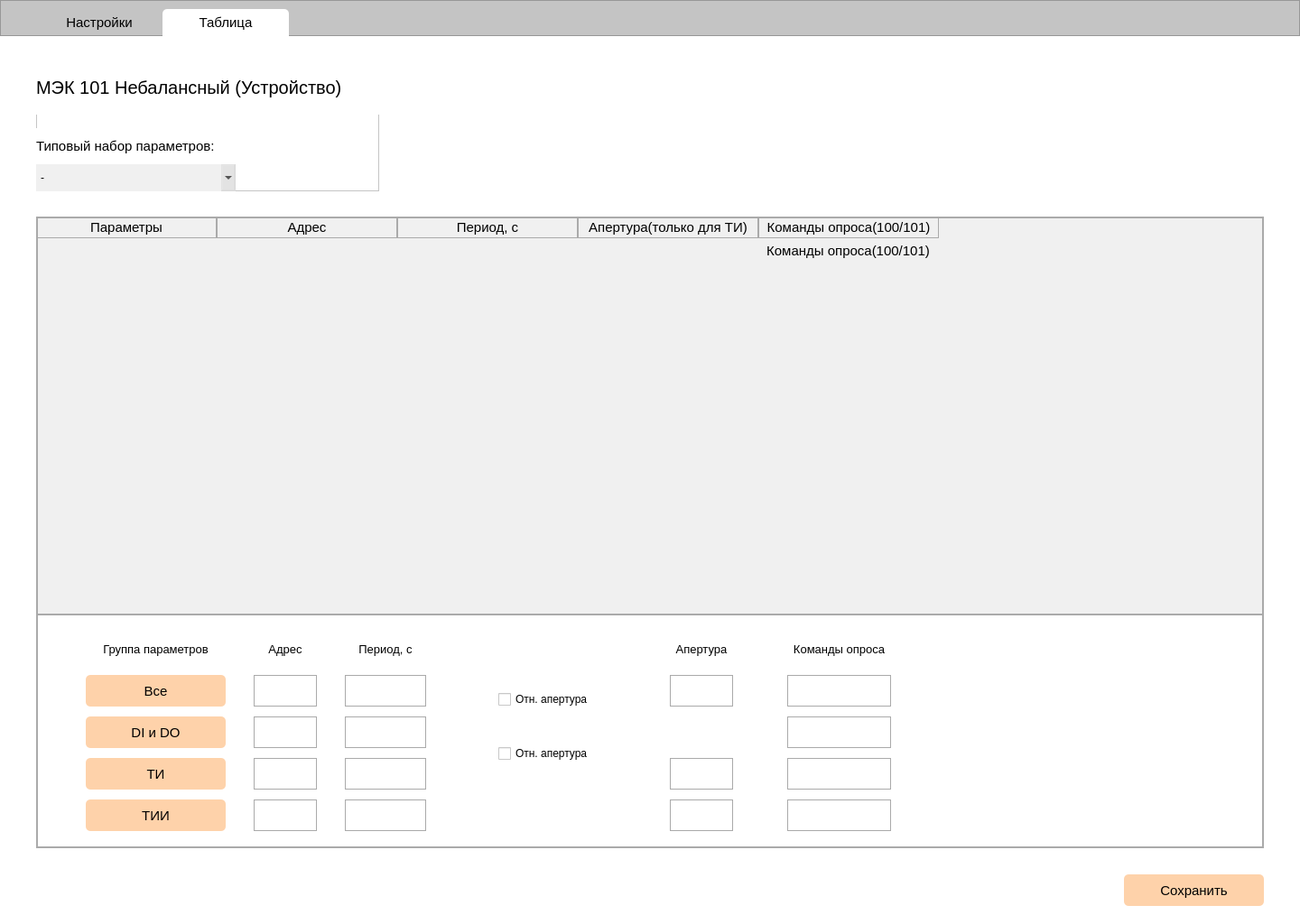
<?xml version="1.0" encoding="UTF-8"?>
<ui version="4.0">
 <class>Form</class>
 <widget class="QWidget" name="Form">
  <property name="geometry">
   <rect>
    <x>0</x>
    <y>0</y>
    <width>1440</width>
    <height>1024</height>
   </rect>
  </property>
  <property name="font">
   <font>
    <pointsize>8</pointsize>
   </font>
  </property>
  <property name="windowTitle">
   <string>Telemechanics</string>
  </property>
  <property name="styleSheet">
   <string notr="true">QWidget {
	background-color: white;
}</string>
  </property>
  <widget class="QFrame" name="frame_8">
   <property name="geometry">
    <rect>
     <x>0</x>
     <y>0</y>
     <width>1440</width>
     <height>40</height>
    </rect>
   </property>
   <property name="styleSheet">
    <string notr="true">QFrame { background-color: #c4c4c4; }</string>
   </property>
   <property name="frameShape">
    <enum>QFrame::StyledPanel</enum>
   </property>
   <property name="frameShadow">
    <enum>QFrame::Raised</enum>
   </property>
   <widget class="QPushButton" name="pushButton">
    <property name="geometry">
     <rect>
      <x>40</x>
      <y>10</y>
      <width>140</width>
      <height>30</height>
     </rect>
    </property>
    <property name="font">
     <font>
      <pointsize>11</pointsize>
     </font>
    </property>
    <property name="styleSheet">
     <string notr="true">QPushButton { border: none; border-top-left-radius: 5px; border-top-right-radius: 5px; background-color: transparent; }</string>
    </property>
    <property name="text">
     <string>Настройки</string>
    </property>
   </widget>
   <widget class="QPushButton" name="pushButton_2">
    <property name="geometry">
     <rect>
      <x>180</x>
      <y>10</y>
      <width>140</width>
      <height>30</height>
     </rect>
    </property>
    <property name="font">
     <font>
      <pointsize>11</pointsize>
     </font>
    </property>
    <property name="styleSheet">
     <string notr="true">QPushButton { border: none; border-top-left-radius: 5px; border-top-right-radius: 5px; }</string>
    </property>
    <property name="text">
     <string>Таблица</string>
    </property>
   </widget>
  </widget>
  <widget class="QFrame" name="frame_9">
   <property name="geometry">
    <rect>
     <x>40</x>
     <y>67</y>
     <width>380</width>
     <height>145</height>
    </rect>
   </property>
   <property name="frameShape">
    <enum>QFrame::StyledPanel</enum>
   </property>
   <property name="frameShadow">
    <enum>QFrame::Raised</enum>
   </property>
   <widget class="QLabel" name="label_8">
    <property name="geometry">
     <rect>
      <x>0</x>
      <y>0</y>
      <width>380</width>
      <height>60</height>
     </rect>
    </property>
    <property name="font">
     <font>
      <pointsize>15</pointsize>
     </font>
    </property>
    <property name="text">
     <string>МЭК 101 Небалансный (Устройство)</string>
    </property>
   </widget>
   <widget class="QFrame" name="frame_16">
    <property name="geometry">
     <rect>
      <x>0</x>
      <y>75</y>
      <width>221</width>
      <height>70</height>
     </rect>
    </property>
    <property name="styleSheet">
     <string notr="true">QFrame { border: none; }</string>
    </property>
    <property name="frameShape">
     <enum>QFrame::StyledPanel</enum>
    </property>
    <property name="frameShadow">
     <enum>QFrame::Raised</enum>
    </property>
    <widget class="QLabel" name="label_15">
     <property name="geometry">
      <rect>
       <x>0</x>
       <y>0</y>
       <width>221</width>
       <height>40</height>
      </rect>
     </property>
     <property name="font">
      <font>
       <pointsize>11</pointsize>
      </font>
     </property>
     <property name="text">
      <string>Типовый набор параметров:</string>
     </property>
    </widget>
    <widget class="QComboBox" name="comboBox">
     <property name="geometry">
      <rect>
       <x>0</x>
       <y>40</y>
       <width>221</width>
       <height>30</height>
      </rect>
     </property>
     <property name="styleSheet">
      <string notr="true">QComboBox { border: none; background-color: rgb(130, 130, 130, 30); }</string>
     </property>
     <item>
      <property name="text">
       <string>-</string>
      </property>
     </item>
    </widget>
   </widget>
  </widget>
  <widget class="QPushButton" name="pushButton_3">
   <property name="geometry">
    <rect>
     <x>1245</x>
     <y>969</y>
     <width>155</width>
     <height>35</height>
    </rect>
   </property>
   <property name="font">
    <font>
     <pointsize>11</pointsize>
    </font>
   </property>
   <property name="styleSheet">
    <string notr="true">QPushButton { border-radius: 5px; background-color: #FED2AA; }</string>
   </property>
   <property name="text">
    <string>Сохранить</string>
   </property>
  </widget>
  <widget class="QFrame" name="frame">
   <property name="geometry">
    <rect>
     <x>40</x>
     <y>240</y>
     <width>1360</width>
     <height>700</height>
    </rect>
   </property>
   <property name="styleSheet">
    <string notr="true">QFrame { background-color: rgba(130, 130, 130, 30); border: 2px solid #aaa; }</string>
   </property>
   <property name="frameShape">
    <enum>QFrame::StyledPanel</enum>
   </property>
   <property name="frameShadow">
    <enum>QFrame::Raised</enum>
   </property>
   <widget class="QTableWidget" name="tableWidget">
    <property name="geometry">
     <rect>
      <x>0</x>
      <y>0</y>
      <width>1000</width>
      <height>700</height>
     </rect>
    </property>
    <property name="styleSheet">
     <string notr="true">QTableWidget { border: none; }
QTableWidget QHeaderView { border: none; }
QTableWidget, QTableWidget QHeaderView:section, QTableWidget QHeaderView {
	 background-color: transparent; 
}
QHeaderView::section { border: 1px solid #aaa; }</string>
    </property>
    <property name="textElideMode">
     <enum>Qt::ElideLeft</enum>
    </property>
    <property name="verticalScrollMode">
     <enum>QAbstractItemView::ScrollPerItem</enum>
    </property>
    <property name="showGrid">
     <bool>true</bool>
    </property>
    <property name="wordWrap">
     <bool>true</bool>
    </property>
    <property name="rowCount">
     <number>16</number>
    </property>
    <attribute name="horizontalHeaderCascadingSectionResizes">
     <bool>false</bool>
    </attribute>
    <attribute name="horizontalHeaderDefaultSectionSize">
     <number>200</number>
    </attribute>
    <attribute name="horizontalHeaderHighlightSections">
     <bool>false</bool>
    </attribute>
    <attribute name="horizontalHeaderShowSortIndicator" stdset="0">
     <bool>false</bool>
    </attribute>
    <attribute name="horizontalHeaderStretchLastSection">
     <bool>false</bool>
    </attribute>
    <attribute name="verticalHeaderVisible">
     <bool>false</bool>
    </attribute>
    <row>
     <property name="text">
      <string>1</string>
     </property>
    </row>
    <row>
     <property name="text">
      <string>2</string>
     </property>
    </row>
    <row>
     <property name="text">
      <string>3</string>
     </property>
    </row>
    <row>
     <property name="text">
      <string>4</string>
     </property>
    </row>
    <row>
     <property name="text">
      <string>5</string>
     </property>
    </row>
    <row>
     <property name="text">
      <string>6</string>
     </property>
    </row>
    <row>
     <property name="text">
      <string>7</string>
     </property>
    </row>
    <row>
     <property name="text">
      <string>8</string>
     </property>
    </row>
    <row>
     <property name="text">
      <string>9</string>
     </property>
    </row>
    <row>
     <property name="text">
      <string>10</string>
     </property>
    </row>
    <row>
     <property name="text">
      <string>11</string>
     </property>
    </row>
    <row>
     <property name="text">
      <string>12</string>
     </property>
    </row>
    <row>
     <property name="text">
      <string>13</string>
     </property>
    </row>
    <row>
     <property name="text">
      <string>15</string>
     </property>
    </row>
    <row/>
    <row/>
    <column>
     <property name="text">
      <string>Параметры</string>
     </property>
     <property name="font">
      <font>
       <pointsize>11</pointsize>
      </font>
     </property>
    </column>
    <column>
     <property name="text">
      <string>Адрес</string>
     </property>
     <property name="font">
      <font>
       <pointsize>11</pointsize>
      </font>
     </property>
     <property name="background">
      <color alpha="0">
       <red>0</red>
       <green>0</green>
       <blue>0</blue>
      </color>
     </property>
    </column>
    <column>
     <property name="text">
      <string>Период, с</string>
     </property>
     <property name="font">
      <font>
       <pointsize>11</pointsize>
      </font>
     </property>
     <property name="background">
      <color alpha="0">
       <red>0</red>
       <green>0</green>
       <blue>0</blue>
      </color>
     </property>
    </column>
    <column>
     <property name="text">
      <string>Апертура(только для ТИ)</string>
     </property>
     <property name="font">
      <font>
       <pointsize>11</pointsize>
      </font>
     </property>
    </column>
    <column>
     <property name="text">
      <string>Команды опроса(100/101)</string>
     </property>
     <property name="font">
      <font>
       <pointsize>11</pointsize>
      </font>
     </property>
     <property name="background">
      <color alpha="0">
       <red>0</red>
       <green>0</green>
       <blue>0</blue>
      </color>
     </property>
    </column>
    <item row="0" column="4">
     <property name="text">
      <string>Команды опроса(100/101)</string>
     </property>
     <property name="font">
      <font>
       <pointsize>11</pointsize>
      </font>
     </property>
     <property name="textAlignment">
      <set>AlignCenter</set>
     </property>
     <property name="flags">
      <set>ItemIsSelectable|ItemIsDragEnabled|ItemIsDropEnabled|ItemIsUserCheckable|ItemIsEnabled</set>
     </property>
    </item>
   </widget>
   <widget class="QFrame" name="frame_2">
    <property name="geometry">
     <rect>
      <x>0</x>
      <y>440</y>
      <width>1360</width>
      <height>260</height>
     </rect>
    </property>
    <property name="styleSheet">
     <string notr="true">QFrame { background-color: white; border: 2px solid #aaa; }</string>
    </property>
    <property name="frameShape">
     <enum>QFrame::StyledPanel</enum>
    </property>
    <property name="frameShadow">
     <enum>QFrame::Raised</enum>
    </property>
    <widget class="QFrame" name="frame_3">
     <property name="geometry">
      <rect>
       <x>55</x>
       <y>22</y>
       <width>155</width>
       <height>219</height>
      </rect>
     </property>
     <property name="styleSheet">
      <string notr="true">QFrame { border: none; }</string>
     </property>
     <property name="frameShape">
      <enum>QFrame::StyledPanel</enum>
     </property>
     <property name="frameShadow">
      <enum>QFrame::Raised</enum>
     </property>
     <widget class="QLabel" name="label">
      <property name="geometry">
       <rect>
        <x>0</x>
        <y>0</y>
        <width>155</width>
        <height>35</height>
       </rect>
      </property>
      <property name="font">
       <font>
        <pointsize>10</pointsize>
       </font>
      </property>
      <property name="styleSheet">
       <string notr="true">QLabel { border: none; }</string>
      </property>
      <property name="text">
       <string>Группа параметров</string>
      </property>
      <property name="alignment">
       <set>Qt::AlignCenter</set>
      </property>
     </widget>
     <widget class="QPushButton" name="pushButton_4">
      <property name="geometry">
       <rect>
        <x>0</x>
        <y>46</y>
        <width>155</width>
        <height>35</height>
       </rect>
      </property>
      <property name="font">
       <font>
        <pointsize>11</pointsize>
       </font>
      </property>
      <property name="styleSheet">
       <string notr="true">QPushButton { border-radius: 5px; background-color: #FED2AA; }</string>
      </property>
      <property name="text">
       <string>Все</string>
      </property>
     </widget>
     <widget class="QPushButton" name="pushButton_7">
      <property name="geometry">
       <rect>
        <x>0</x>
        <y>138</y>
        <width>155</width>
        <height>35</height>
       </rect>
      </property>
      <property name="font">
       <font>
        <pointsize>11</pointsize>
       </font>
      </property>
      <property name="styleSheet">
       <string notr="true">QPushButton { border-radius: 5px; background-color: #FED2AA; }</string>
      </property>
      <property name="text">
       <string>ТИ</string>
      </property>
     </widget>
     <widget class="QPushButton" name="pushButton_5">
      <property name="geometry">
       <rect>
        <x>0</x>
        <y>92</y>
        <width>155</width>
        <height>35</height>
       </rect>
      </property>
      <property name="font">
       <font>
        <pointsize>11</pointsize>
       </font>
      </property>
      <property name="styleSheet">
       <string notr="true">QPushButton { border-radius: 5px; background-color: #FED2AA; }</string>
      </property>
      <property name="text">
       <string>DI и DO</string>
      </property>
     </widget>
     <widget class="QPushButton" name="pushButton_6">
      <property name="geometry">
       <rect>
        <x>0</x>
        <y>184</y>
        <width>155</width>
        <height>35</height>
       </rect>
      </property>
      <property name="font">
       <font>
        <pointsize>11</pointsize>
       </font>
      </property>
      <property name="styleSheet">
       <string notr="true">QPushButton { border-radius: 5px; background-color: #FED2AA; }</string>
      </property>
      <property name="text">
       <string>ТИИ</string>
      </property>
     </widget>
    </widget>
    <widget class="QFrame" name="frame_4">
     <property name="geometry">
      <rect>
       <x>241</x>
       <y>22</y>
       <width>70</width>
       <height>219</height>
      </rect>
     </property>
     <property name="styleSheet">
      <string notr="true">QFrame { border: none; }</string>
     </property>
     <property name="frameShape">
      <enum>QFrame::StyledPanel</enum>
     </property>
     <property name="frameShadow">
      <enum>QFrame::Raised</enum>
     </property>
     <widget class="QLabel" name="label_2">
      <property name="geometry">
       <rect>
        <x>0</x>
        <y>0</y>
        <width>70</width>
        <height>35</height>
       </rect>
      </property>
      <property name="font">
       <font>
        <pointsize>10</pointsize>
       </font>
      </property>
      <property name="styleSheet">
       <string notr="true">QLabel { border: none; }</string>
      </property>
      <property name="text">
       <string>Адрес</string>
      </property>
      <property name="alignment">
       <set>Qt::AlignCenter</set>
      </property>
     </widget>
     <widget class="QLineEdit" name="lineEdit">
      <property name="geometry">
       <rect>
        <x>0</x>
        <y>46</y>
        <width>70</width>
        <height>35</height>
       </rect>
      </property>
      <property name="styleSheet">
       <string notr="true">QLineEdit { border: 1px solid #aaa; }</string>
      </property>
     </widget>
     <widget class="QLineEdit" name="lineEdit_2">
      <property name="geometry">
       <rect>
        <x>0</x>
        <y>92</y>
        <width>70</width>
        <height>35</height>
       </rect>
      </property>
      <property name="styleSheet">
       <string notr="true">QLineEdit { border: 1px solid #aaa; }</string>
      </property>
     </widget>
     <widget class="QLineEdit" name="lineEdit_3">
      <property name="geometry">
       <rect>
        <x>0</x>
        <y>138</y>
        <width>70</width>
        <height>35</height>
       </rect>
      </property>
      <property name="styleSheet">
       <string notr="true">QLineEdit { border: 1px solid #aaa; }</string>
      </property>
     </widget>
     <widget class="QLineEdit" name="lineEdit_4">
      <property name="geometry">
       <rect>
        <x>0</x>
        <y>184</y>
        <width>70</width>
        <height>35</height>
       </rect>
      </property>
      <property name="styleSheet">
       <string notr="true">QLineEdit { border: 1px solid #aaa; }</string>
      </property>
     </widget>
    </widget>
    <widget class="QFrame" name="frame_6">
     <property name="geometry">
      <rect>
       <x>342</x>
       <y>22</y>
       <width>90</width>
       <height>219</height>
      </rect>
     </property>
     <property name="styleSheet">
      <string notr="true">QFrame { border: none; }</string>
     </property>
     <property name="frameShape">
      <enum>QFrame::StyledPanel</enum>
     </property>
     <property name="frameShadow">
      <enum>QFrame::Raised</enum>
     </property>
     <widget class="QLabel" name="label_4">
      <property name="geometry">
       <rect>
        <x>0</x>
        <y>0</y>
        <width>90</width>
        <height>35</height>
       </rect>
      </property>
      <property name="font">
       <font>
        <pointsize>10</pointsize>
       </font>
      </property>
      <property name="styleSheet">
       <string notr="true">QLabel { border: none; }</string>
      </property>
      <property name="text">
       <string>Период, с</string>
      </property>
      <property name="alignment">
       <set>Qt::AlignCenter</set>
      </property>
     </widget>
     <widget class="QLineEdit" name="lineEdit_9">
      <property name="geometry">
       <rect>
        <x>0</x>
        <y>46</y>
        <width>90</width>
        <height>35</height>
       </rect>
      </property>
      <property name="styleSheet">
       <string notr="true">QLineEdit { border: 1px solid #aaa; }</string>
      </property>
     </widget>
     <widget class="QLineEdit" name="lineEdit_10">
      <property name="geometry">
       <rect>
        <x>0</x>
        <y>92</y>
        <width>90</width>
        <height>35</height>
       </rect>
      </property>
      <property name="styleSheet">
       <string notr="true">QLineEdit { border: 1px solid #aaa; }</string>
      </property>
     </widget>
     <widget class="QLineEdit" name="lineEdit_11">
      <property name="geometry">
       <rect>
        <x>0</x>
        <y>138</y>
        <width>90</width>
        <height>35</height>
       </rect>
      </property>
      <property name="styleSheet">
       <string notr="true">QLineEdit { border: 1px solid #aaa; }</string>
      </property>
     </widget>
     <widget class="QLineEdit" name="lineEdit_12">
      <property name="geometry">
       <rect>
        <x>0</x>
        <y>184</y>
        <width>90</width>
        <height>35</height>
       </rect>
      </property>
      <property name="styleSheet">
       <string notr="true">QLineEdit { border: 1px solid #aaa; }</string>
      </property>
     </widget>
    </widget>
    <widget class="QCheckBox" name="checkBox">
     <property name="geometry">
      <rect>
       <x>512</x>
       <y>80</y>
       <width>110</width>
       <height>30</height>
      </rect>
     </property>
     <property name="text">
      <string>Отн. апертура</string>
     </property>
    </widget>
    <widget class="QCheckBox" name="checkBox_2">
     <property name="geometry">
      <rect>
       <x>512</x>
       <y>140</y>
       <width>110</width>
       <height>30</height>
      </rect>
     </property>
     <property name="text">
      <string>Отн. апертура</string>
     </property>
    </widget>
    <widget class="QFrame" name="frame_10">
     <property name="geometry">
      <rect>
       <x>702</x>
       <y>22</y>
       <width>70</width>
       <height>219</height>
      </rect>
     </property>
     <property name="styleSheet">
      <string notr="true">QFrame { border: none; }</string>
     </property>
     <property name="frameShape">
      <enum>QFrame::StyledPanel</enum>
     </property>
     <property name="frameShadow">
      <enum>QFrame::Raised</enum>
     </property>
     <widget class="QLabel" name="label_6">
      <property name="geometry">
       <rect>
        <x>0</x>
        <y>0</y>
        <width>70</width>
        <height>35</height>
       </rect>
      </property>
      <property name="font">
       <font>
        <pointsize>10</pointsize>
       </font>
      </property>
      <property name="styleSheet">
       <string notr="true">QLabel { border: none; }</string>
      </property>
      <property name="text">
       <string>Апертура</string>
      </property>
      <property name="alignment">
       <set>Qt::AlignCenter</set>
      </property>
     </widget>
     <widget class="QLineEdit" name="lineEdit_17">
      <property name="geometry">
       <rect>
        <x>0</x>
        <y>46</y>
        <width>70</width>
        <height>35</height>
       </rect>
      </property>
      <property name="styleSheet">
       <string notr="true">QLineEdit { border: 1px solid #aaa; }</string>
      </property>
     </widget>
     <widget class="QLineEdit" name="lineEdit_19">
      <property name="geometry">
       <rect>
        <x>0</x>
        <y>138</y>
        <width>70</width>
        <height>35</height>
       </rect>
      </property>
      <property name="styleSheet">
       <string notr="true">QLineEdit { border: 1px solid #aaa; }</string>
      </property>
     </widget>
     <widget class="QLineEdit" name="lineEdit_20">
      <property name="geometry">
       <rect>
        <x>0</x>
        <y>184</y>
        <width>70</width>
        <height>35</height>
       </rect>
      </property>
      <property name="styleSheet">
       <string notr="true">QLineEdit { border: 1px solid #aaa; }</string>
      </property>
     </widget>
    </widget>
    <widget class="QFrame" name="frame_12">
     <property name="geometry">
      <rect>
       <x>832</x>
       <y>22</y>
       <width>115</width>
       <height>219</height>
      </rect>
     </property>
     <property name="styleSheet">
      <string notr="true">QFrame { border: none; }</string>
     </property>
     <property name="frameShape">
      <enum>QFrame::StyledPanel</enum>
     </property>
     <property name="frameShadow">
      <enum>QFrame::Raised</enum>
     </property>
     <widget class="QLabel" name="label_9">
      <property name="geometry">
       <rect>
        <x>0</x>
        <y>0</y>
        <width>115</width>
        <height>35</height>
       </rect>
      </property>
      <property name="font">
       <font>
        <pointsize>10</pointsize>
       </font>
      </property>
      <property name="styleSheet">
       <string notr="true">QLabel { border: none; }</string>
      </property>
      <property name="text">
       <string>Команды опроса</string>
      </property>
      <property name="alignment">
       <set>Qt::AlignCenter</set>
      </property>
     </widget>
     <widget class="QLineEdit" name="lineEdit_24">
      <property name="geometry">
       <rect>
        <x>0</x>
        <y>46</y>
        <width>115</width>
        <height>35</height>
       </rect>
      </property>
      <property name="styleSheet">
       <string notr="true">QLineEdit { border: 1px solid #aaa; }</string>
      </property>
     </widget>
     <widget class="QLineEdit" name="lineEdit_25">
      <property name="geometry">
       <rect>
        <x>0</x>
        <y>92</y>
        <width>115</width>
        <height>35</height>
       </rect>
      </property>
      <property name="styleSheet">
       <string notr="true">QLineEdit { border: 1px solid #aaa; }</string>
      </property>
     </widget>
     <widget class="QLineEdit" name="lineEdit_26">
      <property name="geometry">
       <rect>
        <x>0</x>
        <y>138</y>
        <width>115</width>
        <height>35</height>
       </rect>
      </property>
      <property name="styleSheet">
       <string notr="true">QLineEdit { border: 1px solid #aaa; }</string>
      </property>
     </widget>
     <widget class="QLineEdit" name="lineEdit_27">
      <property name="geometry">
       <rect>
        <x>0</x>
        <y>184</y>
        <width>115</width>
        <height>35</height>
       </rect>
      </property>
      <property name="styleSheet">
       <string notr="true">QLineEdit { border: 1px solid #aaa; }</string>
      </property>
     </widget>
    </widget>
   </widget>
  </widget>
 </widget>
 <resources/>
 <connections/>
</ui>
